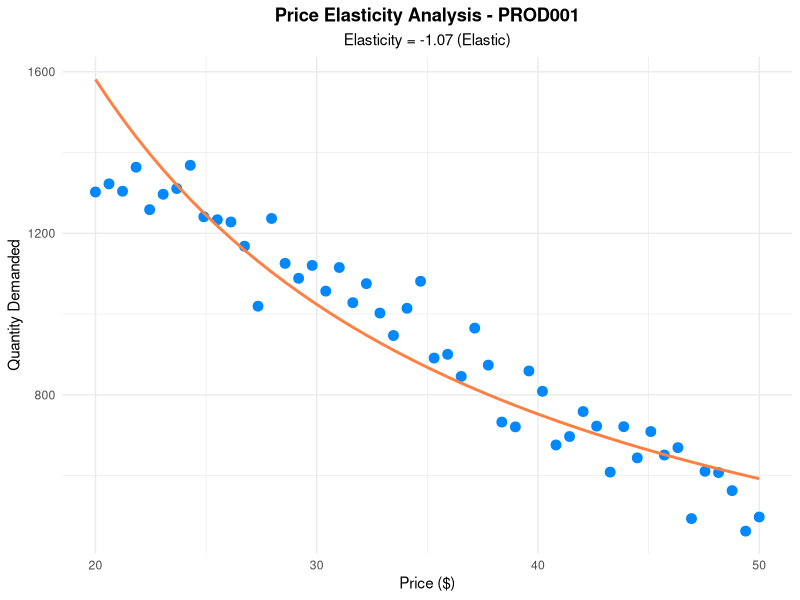
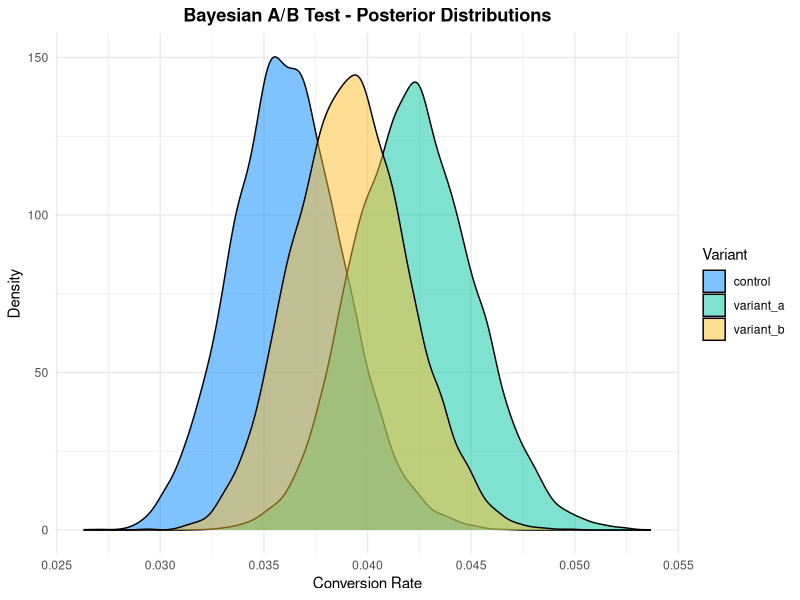

Write R code to recreate these figures, in order. (Note: this script raises an error after producing the figures.)
library(MASS)
library(ggplot2)
library(dplyr)
library(tidyr)
library(jsonlite)
library(forecast)
library(stats)

set_working_directory <- function() {
  if (!dir.exists("pricing_output")) {
    dir.create("pricing_output")
  }
  setwd(getwd())
}

gamma_poisson_analysis <- function(purchase_data, product_id = "PROD001") {
  cat("=== Gamma-Poisson Mixture Analysis ===\n")
  
  fit <- fitdistr(purchase_data, "negative binomial")
  
  size_param <- fit$estimate["size"]
  mu_param <- fit$estimate["mu"]
  
  alpha <- size_param
  beta <- size_param / mu_param
  
  theoretical_mean <- mu_param
  theoretical_var <- mu_param + (mu_param^2 / size_param)
  
  empirical_mean <- mean(purchase_data)
  empirical_var <- var(purchase_data)
  
  overdispersion_ratio <- empirical_var / empirical_mean
  
  cat(sprintf("\nProduct ID: %s\n", product_id))
  cat(sprintf("Alpha (shape): %.4f\n", alpha))
  cat(sprintf("Beta (rate): %.4f\n", beta))
  cat(sprintf("Theoretical Mean: %.4f\n", theoretical_mean))
  cat(sprintf("Empirical Mean: %.4f\n", empirical_mean))
  cat(sprintf("Theoretical Variance: %.4f\n", theoretical_var))
  cat(sprintf("Empirical Variance: %.4f\n", empirical_var))
  cat(sprintf("Overdispersion Ratio: %.4f\n", overdispersion_ratio))
  
  predictions <- rnbinom(1000, size = size_param, mu = mu_param)
  
  results <- list(
    alpha = alpha,
    beta = beta,
    mean = empirical_mean,
    variance = empirical_var,
    overdispersion = overdispersion_ratio,
    predictions = predictions,
    confidence_interval = quantile(predictions, probs = c(0.05, 0.95))
  )
  
  return(results)
}

calculate_price_elasticity <- function(prices, quantities, product_id = "PROD001") {
  cat("\n=== Price Elasticity Calculation ===\n")
  
  log_prices <- log(prices + 1e-10)
  log_quantities <- log(quantities + 1e-10)
  
  model <- lm(log_quantities ~ log_prices)
  elasticity <- coef(model)["log_prices"]
  
  r_squared <- summary(model)$r.squared
  std_error <- summary(model)$coefficients["log_prices", "Std. Error"]
  
  conf_interval <- confint(model, "log_prices", level = 0.95)
  
  cat(sprintf("\nProduct ID: %s\n", product_id))
  cat(sprintf("Price Elasticity: %.4f\n", elasticity))
  cat(sprintf("R-squared: %.4f\n", r_squared))
  cat(sprintf("Standard Error: %.4f\n", std_error))
  cat(sprintf("95%% Confidence Interval: [%.4f, %.4f]\n", 
              conf_interval[1], conf_interval[2]))
  
  interpretation <- ifelse(abs(elasticity) > 1, "Elastic", "Inelastic")
  cat(sprintf("Interpretation: %s demand\n", interpretation))
  
  elasticity_data <- data.frame(
    price = prices,
    quantity = quantities,
    fitted = exp(predict(model))
  )
  
  plot_elasticity <- ggplot(elasticity_data, aes(x = price)) +
    geom_point(aes(y = quantity), color = "#0088FE", size = 3) +
    geom_line(aes(y = fitted), color = "#FF8042", size = 1) +
    theme_minimal() +
    labs(title = sprintf("Price Elasticity Analysis - %s", product_id),
         subtitle = sprintf("Elasticity = %.2f (%s)", elasticity, interpretation),
         x = "Price ($)", y = "Quantity Demanded") +
    theme(plot.title = element_text(hjust = 0.5, face = "bold"),
          plot.subtitle = element_text(hjust = 0.5))
  
  ggsave(sprintf("pricing_output/elasticity_%s.png", product_id), 
         plot_elasticity, width = 8, height = 6)
  
  results <- list(
    elasticity = as.numeric(elasticity),
    r_squared = r_squared,
    std_error = std_error,
    confidence_interval = as.numeric(conf_interval),
    interpretation = interpretation,
    model = model
  )
  
  return(results)
}

bayesian_ab_test <- function(variants_data) {
  cat("\n=== Bayesian A/B Test Analysis ===\n")
  
  prior_alpha <- 1
  prior_beta <- 1
  
  results <- list()
  
  for (variant_name in names(variants_data)) {
    conversions <- variants_data[[variant_name]]$conversions
    trials <- variants_data[[variant_name]]$trials
    
    posterior_alpha <- prior_alpha + conversions
    posterior_beta <- prior_beta + trials - conversions
    
    posterior_mean <- posterior_alpha / (posterior_alpha + posterior_beta)
    
    results[[variant_name]] <- list(
      alpha = posterior_alpha,
      beta = posterior_beta,
      mean = posterior_mean,
      conversions = conversions,
      trials = trials,
      conversion_rate = conversions / trials
    )
    
    cat(sprintf("\n%s:\n", variant_name))
    cat(sprintf("  Conversions: %d / %d\n", conversions, trials))
    cat(sprintf("  Conversion Rate: %.2f%%\n", (conversions/trials) * 100))
    cat(sprintf("  Posterior Mean: %.4f\n", posterior_mean))
  }
  
  n_samples <- 10000
  samples <- list()
  
  for (variant_name in names(results)) {
    samples[[variant_name]] <- rbeta(n_samples, 
                                     results[[variant_name]]$alpha,
                                     results[[variant_name]]$beta)
  }
  
  prob_best <- sapply(names(samples), function(variant) {
    mean(samples[[variant]] == do.call(pmax, samples))
  })
  
  cat("\n\nProbability of Being Best:\n")
  for (variant_name in names(prob_best)) {
    cat(sprintf("  %s: %.2f%%\n", variant_name, prob_best[variant_name] * 100))
  }
  
  winner <- names(prob_best)[which.max(prob_best)]
  cat(sprintf("\nRecommended Winner: %s (%.2f%% confidence)\n", 
              winner, max(prob_best) * 100))
  
  samples_df <- as.data.frame(samples)
  samples_long <- pivot_longer(samples_df, cols = everything(), 
                               names_to = "Variant", values_to = "ConversionRate")
  
  plot_distributions <- ggplot(samples_long, aes(x = ConversionRate, fill = Variant)) +
    geom_density(alpha = 0.5) +
    scale_fill_manual(values = c("#0088FE", "#00C49F", "#FFBB28", "#FF8042")) +
    theme_minimal() +
    labs(title = "Bayesian A/B Test - Posterior Distributions",
         x = "Conversion Rate", y = "Density") +
    theme(plot.title = element_text(hjust = 0.5, face = "bold"))
  
  ggsave("pricing_output/ab_test_distributions.png", 
         plot_distributions, width = 10, height = 6)
  
  return(list(
    results = results,
    prob_best = prob_best,
    winner = winner,
    samples = samples
  ))
}

demand_forecasting <- function(historical_demand, forecast_periods = 14) {
  cat("\n=== Demand Forecasting ===\n")
  
  ts_data <- ts(historical_demand, frequency = 7)
  
  fit_arima <- auto.arima(ts_data)
  
  forecast_result <- forecast(fit_arima, h = forecast_periods)
  
  cat(sprintf("\nModel: %s\n", arima_string(fit_arima)))
  cat(sprintf("AIC: %.2f\n", AIC(fit_arima)))
  cat(sprintf("BIC: %.2f\n", BIC(fit_arima)))
  
  forecast_df <- data.frame(
    period = 1:forecast_periods,
    point_forecast = as.numeric(forecast_result$mean),
    lower_80 = as.numeric(forecast_result$lower[, 1]),
    upper_80 = as.numeric(forecast_result$upper[, 1]),
    lower_95 = as.numeric(forecast_result$lower[, 2]),
    upper_95 = as.numeric(forecast_result$upper[, 2])
  )
  
  historical_df <- data.frame(
    period = seq(-length(historical_demand) + 1, 0),
    demand = historical_demand
  )
  
  plot_forecast <- ggplot() +
    geom_line(data = historical_df, aes(x = period, y = demand), 
              color = "#0088FE", size = 1) +
    geom_line(data = forecast_df, aes(x = period, y = point_forecast), 
              color = "#FF8042", size = 1) +
    geom_ribbon(data = forecast_df, 
                aes(x = period, ymin = lower_95, ymax = upper_95),
                alpha = 0.2, fill = "#00C49F") +
    geom_ribbon(data = forecast_df,
                aes(x = period, ymin = lower_80, ymax = upper_80),
                alpha = 0.3, fill = "#00C49F") +
    theme_minimal() +
    labs(title = "Demand Forecasting with Confidence Intervals",
         x = "Time Period", y = "Demand") +
    theme(plot.title = element_text(hjust = 0.5, face = "bold"))
  
  ggsave("pricing_output/demand_forecast.png", 
         plot_forecast, width = 10, height = 6)
  
  return(list(
    model = fit_arima,
    forecast = forecast_result,
    forecast_df = forecast_df
  ))
}

revenue_attribution_analysis <- function(pricing_changes, revenue_data) {
  cat("\n=== Revenue Attribution Analysis ===\n")
  
  model <- lm(revenue ~ price_change + inventory_factor + competitor_position, 
              data = data.frame(pricing_changes, revenue = revenue_data))
  
  summary_model <- summary(model)
  
  cat("\nRegression Results:\n")
  print(summary_model$coefficients)
  cat(sprintf("\nR-squared: %.4f\n", summary_model$r.squared))
  cat(sprintf("Adjusted R-squared: %.4f\n", summary_model$adj.r.squared))
  
  coefficients <- coef(model)
  
  total_effect <- sum(abs(coefficients[-1]))
  attribution <- abs(coefficients[-1]) / total_effect * 100
  
  cat("\nRevenue Attribution:\n")
  cat(sprintf("  Price Changes: %.2f%%\n", attribution["price_change"]))
  cat(sprintf("  Inventory Optimization: %.2f%%\n", attribution["inventory_factor"]))
  cat(sprintf("  Competitive Positioning: %.2f%%\n", attribution["competitor_position"]))
  
  attribution_df <- data.frame(
    factor = c("Price Changes", "Inventory Optimization", "Competitive Positioning"),
    attribution = as.numeric(attribution)
  )
  
  plot_attribution <- ggplot(attribution_df, aes(x = reorder(factor, attribution), 
                                                 y = attribution, fill = factor)) +
    geom_bar(stat = "identity") +
    coord_flip() +
    scale_fill_manual(values = c("#0088FE", "#00C49F", "#FFBB28")) +
    theme_minimal() +
    labs(title = "Revenue Lift Attribution",
         x = "", y = "Attribution (%)") +
    theme(plot.title = element_text(hjust = 0.5, face = "bold"),
          legend.position = "none")
  
  ggsave("pricing_output/revenue_attribution.png", 
         plot_attribution, width = 8, height = 6)
  
  return(list(
    model = model,
    attribution = attribution,
    coefficients = coefficients
  ))
}

export_results <- function(results_list, filename = "pricing_analytics_results.json") {
  json_results <- toJSON(results_list, pretty = TRUE, auto_unbox = TRUE)
  write(json_results, file = sprintf("pricing_output/%s", filename))
  cat(sprintf("\nResults exported to: pricing_output/%s\n", filename))
}

main_analysis <- function() {
  cat("========================================\n")
  cat("Dynamic Pricing Engine - R Analytics\n")
  cat("========================================\n\n")
  
  set_working_directory()
  
  set.seed(42)
  purchase_data <- rpois(100, lambda = 15)
  gp_results <- gamma_poisson_analysis(purchase_data, "PROD001")
  
  prices <- seq(20, 50, length.out = 50)
  quantities <- 2000 - 30 * prices + rnorm(50, 0, 50)
  elasticity_results <- calculate_price_elasticity(prices, quantities, "PROD001")
  
  variants_data <- list(
    control = list(conversions = 180, trials = 5000),
    variant_a = list(conversions = 210, trials = 5000),
    variant_b = list(conversions = 195, trials = 5000)
  )
  ab_results <- bayesian_ab_test(variants_data)
  
  historical_demand <- rpois(60, lambda = 1200) + rnorm(60, 0, 100)
  forecast_results <- demand_forecasting(historical_demand, 14)
  
  pricing_changes <- list(
    price_change = rnorm(100, 0, 0.1),
    inventory_factor = rnorm(100, 1, 0.2),
    competitor_position = rnorm(100, 0, 0.15)
  )
  revenue_data <- 50000 + 10000 * pricing_changes$price_change - 
                  8000 * pricing_changes$inventory_factor +
                  5000 * pricing_changes$competitor_position + rnorm(100, 0, 2000)
  attribution_results <- revenue_attribution_analysis(pricing_changes, revenue_data)
  
  all_results <- list(
    gamma_poisson = list(
      alpha = gp_results$alpha,
      beta = gp_results$beta,
      mean = gp_results$mean,
      variance = gp_results$variance,
      overdispersion = gp_results$overdispersion
    ),
    elasticity = list(
      value = elasticity_results$elasticity,
      r_squared = elasticity_results$r_squared,
      interpretation = elasticity_results$interpretation
    ),
    ab_test = list(
      winner = ab_results$winner,
      probabilities = ab_results$prob_best
    ),
    revenue_attribution = list(
      attribution_percentages = attribution_results$attribution
    )
  )
  
  export_results(all_results)
  
  cat("\n========================================\n")
  cat("Analysis Complete!\n")
  cat("All visualizations saved to: pricing_output/\n")
  cat("========================================\n")
}

main_analysis()